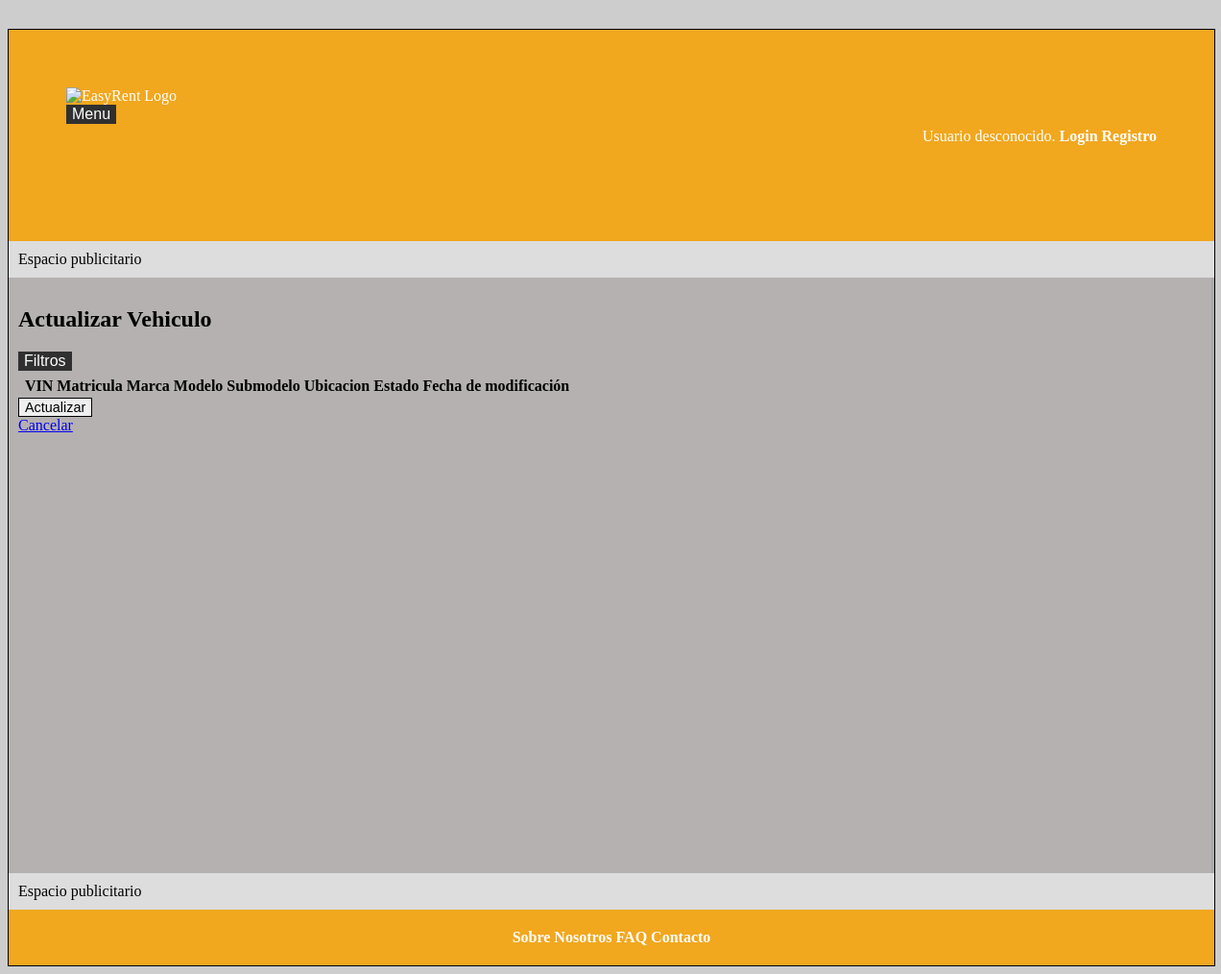
/actualizarVehiculo.php, run on an earlier commit of the app's database.
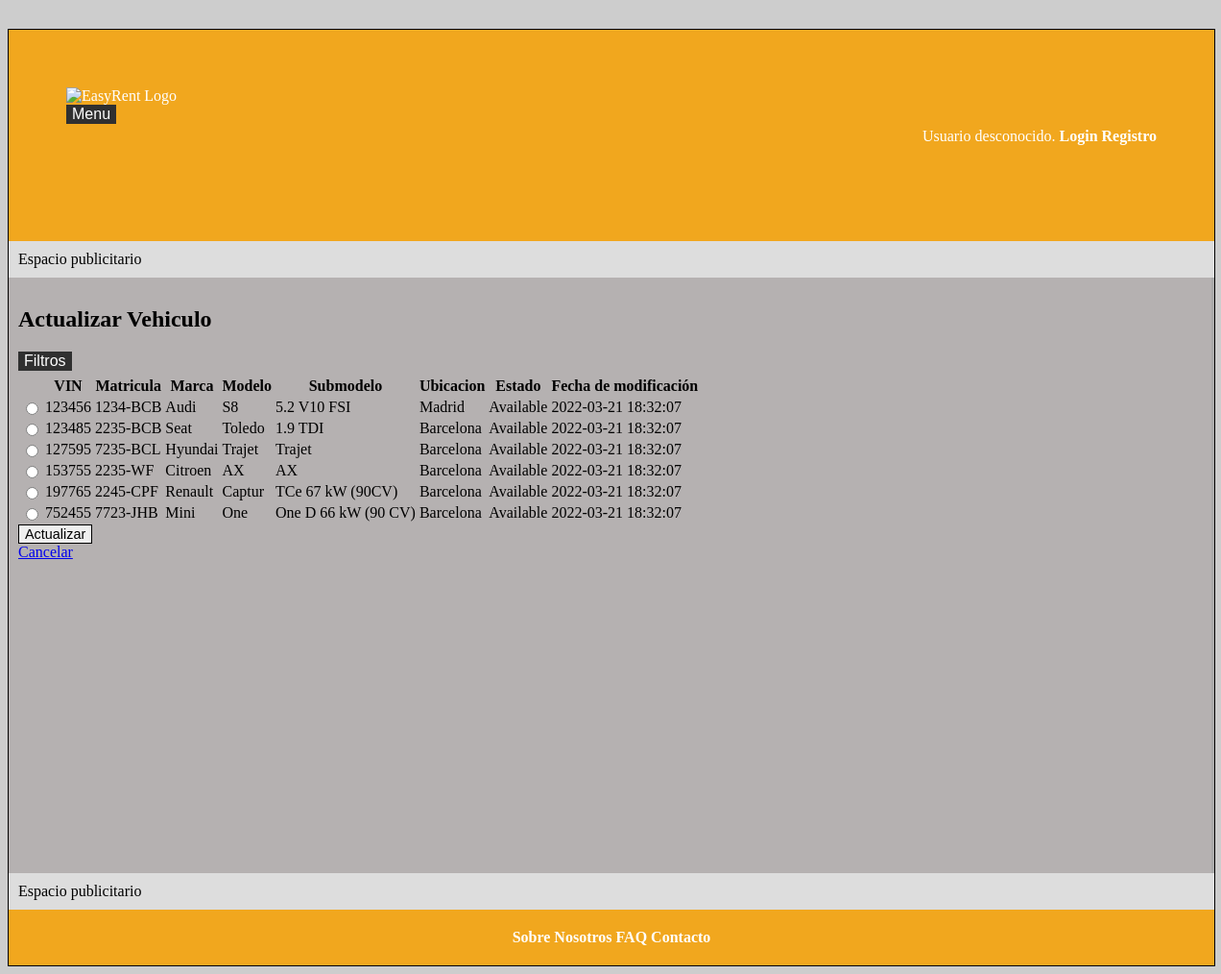
And on a later commit of the database.
### tables this page shows
create table
  Vehicle (
    vin bigint primary key,
    licensePlate varchar(10) not null,
    model bigint unsigned,
    location varchar(40),
    state enum ('Available', 'Unavailable', 'Reserved') default 'Available',
    fecha TIMESTAMP DEFAULT CURRENT_TIMESTAMP  ON UPDATE CURRENT_TIMESTAMP,
    foreign key (model) references Model(m_id) ON DELETE RESTRICT,
    check (vin regexp '^[0-9]{6}$'),
    check (licensePlate regexp '^[0-9]{4}-(?!.*(LL|CH))[BCDFGHJKLMNPRSTVWXYZ]{1,3}$')

  );

create table
  Model (
    m_id serial primary key,
    brand varchar(40),
    model varchar(40),
    submodel varchar(40) unique not null,
    gearbox enum('Manual', 'Automatic', 'Semi-automatic', 'Duplex'),
    category enum('Coupe', 'Pickup', 'Roadster', 'Sedan', 'Small-car', 'Suv', 'Van'),
    fuelType enum ('Diesel', 'Electric-hybrid', 'Electric', 'Petrol', 'Plug-in-hybrid') not null,
    seatCount tinyint not null,
    vehicleImg bigint unsigned,
    fecha TIMESTAMP DEFAULT CURRENT_TIMESTAMP  ON UPDATE CURRENT_TIMESTAMP,
    foreign key (vehicleImg) references Image(img_id),
    check (seatCount regexp '^[2-9]{1}$')
  );

### includes/service/lists/VehicleList.php (called while the page is built, shortened)
<?php
class VehicleList
{
    private $array;
    public function __construct($array = array())
    {
        $this->array = $array;
    }
    public function getArray()
    {
        return $this->array;
    }
    public function setArray($array)
    {
        $this->array = $array;
    }
}

### includes/persistance/entity/Vehicle.php (called while the page is built, shortened)
<?php
class Vehicle
{
    private $vin;
    private $licensePlate;
    private $model;
    private $location;
    private $state;
    private $timeStamp;
    public function __construct($vin, $licensePlate, $model, $location, $state = 'available', $timeStamp = null)
    {
        $this->vin = $vin;
        $this->licensePlate = $licensePlate;
        $this->model = $model;
        $this->location = $location;
        $this->state = $state;
        $this->timeStamp = $timeStamp;
    }
    public function getVin()
    {
        return $this->vin;
    }
    public function getLicensePlate()
    {
        return $this->licensePlate;
    }
    public function getModel()
    {
        return $this->model;
    }
    public function getLocation()
    {
        return $this->location;
    }
    public function getState()
    {
        return $this->state;
    }
    public function getTimeStamp()
    {
        return $this->timeStamp;
    }
}

### includes/persistance/repository/MysqlConnector.php (called while the page is built, shortened)
<?php
class MysqlConnector implements DatabaseConnection {
    private static $instance;
    private $mysqli;
    private function __construct()
    {
        $this->mysqli = null;
    }
    public static function getInstance()
    {
        if (self::$instance === null)
            self::$instance = new self;
        return self::$instance;
    }
    public function getConnection()
    {
        if ($this->mysqli == null) {
            $mysqli = new mysqli(BD_HOST, BD_USER, BD_PASS, BD_NAME, BD_PORT);
            $this->mysqli = $mysqli;
        }
        return $this->mysqli;
    }
    public function query($sql) {
        return $this->getConnection()->query($sql);
    }
    public function prepare($sql) {
        return self::getInstance()->getConnection()->prepare($sql);
    }
}

### includes/persistance/repository/MysqlVehicleRepository.php (called while the page is built, shortened)
<?php
class MysqlVehicleRepository extends AbstractMysqlRepository {
    public function findAll() : array
    {
        $vehicles = [];
        $sql = sprintf("select * from Vehicle");
        $stmt = $this->db->prepare($sql);
        $stmt->execute();
        $result = $stmt->get_result();
        while ($row = $result->fetch_assoc()) {
            $vehicle = new Vehicle($row['vin'], $row['licensePlate'], $row['model'], $row['location'], $row['state'], $row['fecha']);
            $vehicles[] = $vehicle;
        }
        return $vehicles;
    }
}

### includes/service/VehicleService.php (called while the page is built, shortened)
<?php
class VehicleService {
    private $vehicleRepository;
    private static $instance;
    private function __construct() {
        $this->vehicleRepository = $GLOBALS['db_vehicle_repository'];
    }
    public static function getInstance()
    {
        if (!self::$instance instanceof self) {
            self::$instance = new self();
        }
        return self::$instance;
    }
    public function readAllVehicles(){
        return $this->vehicleRepository->findAll();
    }
}

### includes/service/ModelService.php (called while the page is built, shortened)
<?php
class ModelService {
    private $modelRepository;
    private static $instance;
    private function __construct() {
        $this->modelRepository = $GLOBALS['db_model_repository'];
    }
    public static function getInstance()
    {
        if (!self::$instance instanceof self) {
            self::$instance = new self();
        }
        return self::$instance;
    }
    public function readModelById($m_id){
        return $this->modelRepository->findById($m_id);
    }
}

### includes/persistance/repository/AbstractMysqlRepository.php (called while the page is built, shortened)
<?php
abstract class AbstractMysqlRepository implements Repository {
    public function __construct(MysqlConnector $connector) {
        $this->db = $connector;
    }
}

### includes/persistance/repository/MysqlModelRepository.php (called while the page is built, shortened)
<?php
class MysqlModelRepository extends AbstractMysqlRepository {
    public function findById($m_id) : ?Model
    {
        $model = null;
        $sql = sprintf("select * from Model where m_id = %d", $m_id);
        $result = $this->db->query($sql);
        if ($result !== false && $result->num_rows > 0) {
            $obj = $result->fetch_object();
            $model = new Model($obj->m_id, $obj->brand, $obj->model, $obj->submodel, $obj->gearbox, $obj->category, $obj->fuelType, $obj->seatCount, $obj->vehicleImg, $obj->fecha);
        }
        return $model;
    }
}

### includes/persistance/entity/Model.php (called while the page is built, shortened)
<?php
class Model
{
    private $brand;
    private $model;
    private $submodel;
    public function __construct($m_id, $brand, $model, $submodel, $gearbox, $category, $fuelType, $seatCount, $image, $timeStamp = null)
    {
        $this->brand = $brand;
        $this->model = $model;
        $this->submodel = $submodel;
    }
    public function getBrand()
    {
        return $this->brand;
    }
    public function getModel()
    {
        return $this->model;
    }
    public function getSubmodel()
    {
        return $this->submodel;
    }
}

### includes/forms/FormularioActualizarVehiculo.php (the view, shortened to what the rows shown need)
<?php
class FormularioActualizarVehiculo extends Formulario {
    private $vehicleService;
    private $modelService;
    private $vehiclesList;
    public function __construct($orderByFunction) {
        $this->vehicleService = VehicleService::getInstance();
        $this->modelService = ModelService::getInstance();
        $this->vehiclesList = new VehicleList();
    }
    protected function generaCamposFormulario(&$datos) {
        $htmlErroresGlobales = self::generaListaErroresGlobales($this->errores);
        $this->vehiclesList->setArray($this->vehicleService->readAllVehicles());
        $html = <<<EOS
        $htmlErroresGlobales
            <div>
            <table>
                <tr>
                    <th></th>
                    <th>VIN</th>
                    <th>Matricula</th>
                    <th>Marca</th>
                    <th>Modelo</th>
                    <th>Submodelo</th>
                    <th>Ubicacion</th>
                    <th>Estado</th>
                    <th>Fecha de modificación</th>
                </tr>
        EOS;
        foreach($this->vehiclesList->getArray() as $vehicle) {
            $vehicleModel = $this->modelService->readModelById($vehicle->getModel());
            $html .= <<<EOS
                <tr>
                    <td><input type="radio" name="updatedVehicleVIN" value="{$vehicle->getVin()}" required></td>
                    <td>{$vehicle->getVin()}</td>
                    <td>{$vehicle->getLicensePlate()}</td>
                    <td>{$vehicleModel->getBrand()}</td>
                    <td>{$vehicleModel->getModel()}</td>
                    <td>{$vehicleModel->getSubmodel()}</td>
                    <td>{$vehicle->getLocation()}</td>
                    <td>{$vehicle->getState()}</td>
                    <td>{$vehicle->getTimeStamp()}</td>
                </tr>
            EOS;
        }
        $html .= <<<EOS
            </table>
            </div>
            <div>
                <button type="submit" name="update"> Actualizar </button>
            </div>
        EOS;
        return $html;
    }
}

What changed in the data, as far as the page shows it:
added vehicle: vin "123456", licensePlate "1234-BCB", model.brand "Audi", model.model "S8", model.submodel "5.2 V10 FSI", location "Madrid", state "Available", fecha "2022-03-21 18:32:07"
added vehicle: vin "123485", licensePlate "2235-BCB", model.brand "Seat", model.model "Toledo", model.submodel "1.9 TDI", location "Barcelona", state "Available", fecha "2022-03-21 18:32:07"
added vehicle: vin "127595", licensePlate "7235-BCL", model.brand "Hyundai", model.model "Trajet", model.submodel "Trajet", location "Barcelona", state "Available", fecha "2022-03-21 18:32:07"
added vehicle: vin "153755", licensePlate "2235-WF", model.brand "Citroen", model.model "AX", model.submodel "AX", location "Barcelona", state "Available", fecha "2022-03-21 18:32:07"
added vehicle: vin "197765", licensePlate "2245-CPF", model.brand "Renault", model.model "Captur", model.submodel "TCe 67 kW (90CV)", location "Barcelona", state "Available", fecha "2022-03-21 18:32:07"
added vehicle: vin "752455", licensePlate "7723-JHB", model.brand "Mini", model.model "One", model.submodel "One D 66 kW (90 CV)", location "Barcelona", state "Available", fecha "2022-03-21 18:32:07"
